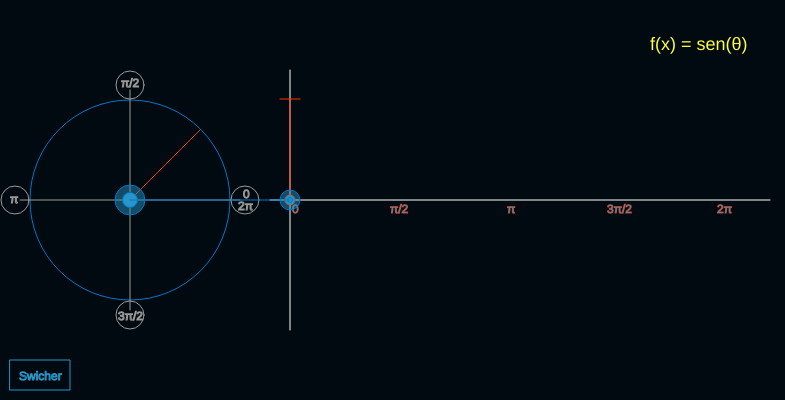
Frame 1 (no input)
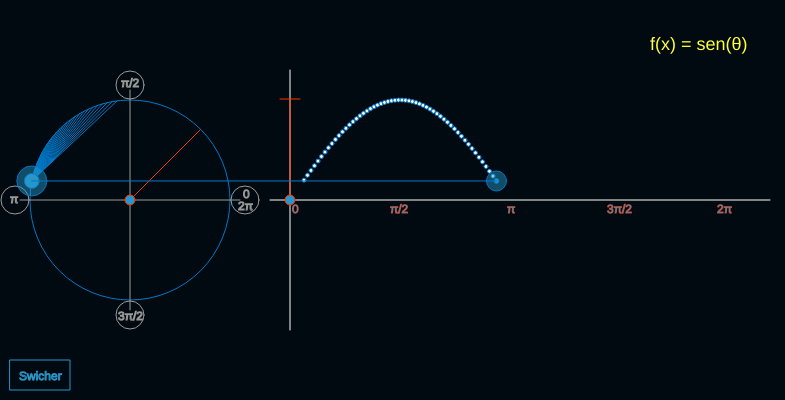
Frame 60 (no input)
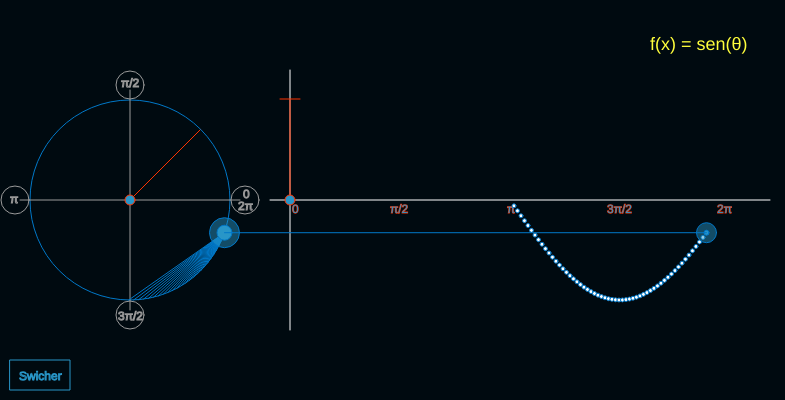
Frame 120 (the mouse pressed at the canvas centre since frame 60)

The p5.js sketch that drew these frames (run headless with seeded random() and noise() and a simulated clock; from frame 60 on, the mouse is pressed at the canvas centre):

// p5.js sketch
// ── sketch.js
let elCirculo, senActivated, alpha;
function setup() {
    createCanvas(785, 400)
    angleMode(RADIANS);  
    elCirculo = new Circunferencia(0, 0);
    senActivated = true;
    alpha = 0;
}

function draw() {
    background(0, 10, 16);
    coordeanadasC();
    coordeanadasN();
    elCirculo.render();
    elCirculo.moves();
    switcher();
    estaFuncion();
}
function estaFuncion(){
    push();
    textSize(18);
    fill(259, 258, 60)
    if(senActivated){
        text("f(x) = sen(θ)", 650, 50);
    }else {
        text("f(x) = cos(θ)", 650, 50);
    }
    pop();
}
class Circunferencia {
    constructor(x, y) {
        this.x = x;
        this.y = y;
        this.xl = 160;
        this.yl = 0;
        this.fi = 0;
        this.history = [];
        this.history2 = [];
    }
    moves() {
        this.fi+=0.05;
        this.x = Math.cos(-this.fi) * 100;
        this.y = Math.sin(-this.fi) * 100;
        if(senActivated){
            this.yl = Math.sin(-this.fi) * 100;
        }else{
            this.yl = -Math.cos(this.fi) * 100;
        }
        this.xl+=3.5;
        if(this.fi > Math.PI * 2){
            this.fi= 0;
            this.xl = 160;
        }
        let vector = createVector(this.x, this.y);
        this.history.push(vector); 
        let vector2 = createVector(this.xl, this.yl);
        this.history2.push(vector2); 
    }
    render() {
        push();
        translate(130, 200);
        stroke(0, 120, 200);
        for(let i = 0; i < this.history.length; i++){
            let posx = this.history[i].x;
            let posy = this.history[i].y;
            line(this.x, this.y, posx, posy);
        }
        if(this.history.length > 25){
            this.history.splice(0, 1);
        }
        for(let i = 0; i < this.history2.length; i++){
            let posx = this.history2[i].x;
            let posy = this.history2[i].y;
            ellipse(posx, posy, 4);
        }
        if(this.history2.length > 55){
            this.history2.splice(0, 1);
        }
        fill(40, 150, 200, 120);
        ellipse(this.x, this.y, 30);
        //sen-cos
        ellipse(this.xl, this.yl, 20);

        fill(40, 150, 200);
        ellipse(this.x, this.y, 15);
        //sen-cos
        ellipse(this.xl, this.yl, 5);
        //linea unificadora
        line(this.x, this.y, this.xl, this.yl)
        
        pop();
    }
}

function coordeanadasC() {
    push();
    translate(130, 200);
    noFill();
    stroke(255, 51, 0);
    line(0, 0, 100/(Math.sqrt(2)), -100/(Math.sqrt(2)));
    stroke(0, 120, 200);
    ellipse(0, 0, 200);
    for(let i = 0; i < 2; i++){
        stroke(155);
        line(-110 * i, -110 * (1 - i), 110 * i, 110 * (1 - i));
        ellipse(115 * (1- i), 115 * i, 28);
        ellipse(-115 * (1- i), -115 * i, 28);
    }
    text("0", 113, -2);
    text("π/2", -9, -113);
    text("π", -120, 3);
    text("3π/2", -12, 120);
    text("2π", 108, 10);
    fill(40, 150, 200);
    stroke(255, 51, 0);
    ellipse(0, 0, 10);
    pop();
}

function coordeanadasN() {
    push();
    translate(290, 200);
    stroke(255);
    line(0, 130, 0, -130);
    line(-20, 0, 480, 0);
    stroke(255, 51, 0);
    line(0, 0, 0, -100);
    line(-10, -101, 10, -101);
    fill(40, 150, 200);
    ellipse(0,  0, 10);
    text("0", 2, 13);
    text("π/2", 100, 13);
    text("π", 217, 13);
    text("3π/2", 317, 13);
    text("2π", 427, 13);
    pop();
}

function switcher() {
    push();
    stroke(40, 150, 200);
    fill(40, 150, 200, alpha);
    rect(10, 360, 60, 30);
    if(alpha != 0){
        stroke(0, 10, 16)
        fill(0, 10, 16);
    }
    text("Swicher", 19, 380);
    if(mouseX > 10 && mouseX < 70 && mouseY < 390 && mouseY > 360){
        alpha = 180;
    }else{
        alpha = 0;
    }
    textSize(15);    
    pop();
}

function mousePressed() {
    if(mouseX > 10 && mouseX < 70 && mouseY < 390 && mouseY > 360){
        senActivated = !senActivated;
    }
}
